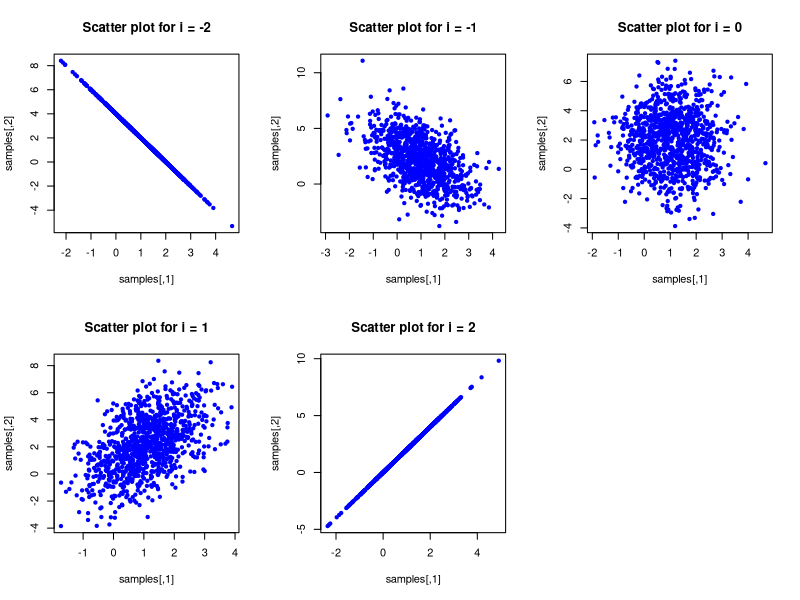

The R script that drew this image:
library(MASS)
library(mvtnorm)

R <- 1000
is <- c(-2, -1, 0, 1, 2)
par(mfrow = c(2, 3))

for (i in is) {
  miu <- c(1, 2)
  sigma <- matrix(c(1, i, i, 4), ncol = 2)
  samples <- mvrnorm(R, miu, sigma)
  plot(samples, main = paste("Scatter plot for i =", i),
       pch = 20, col = "blue")
}